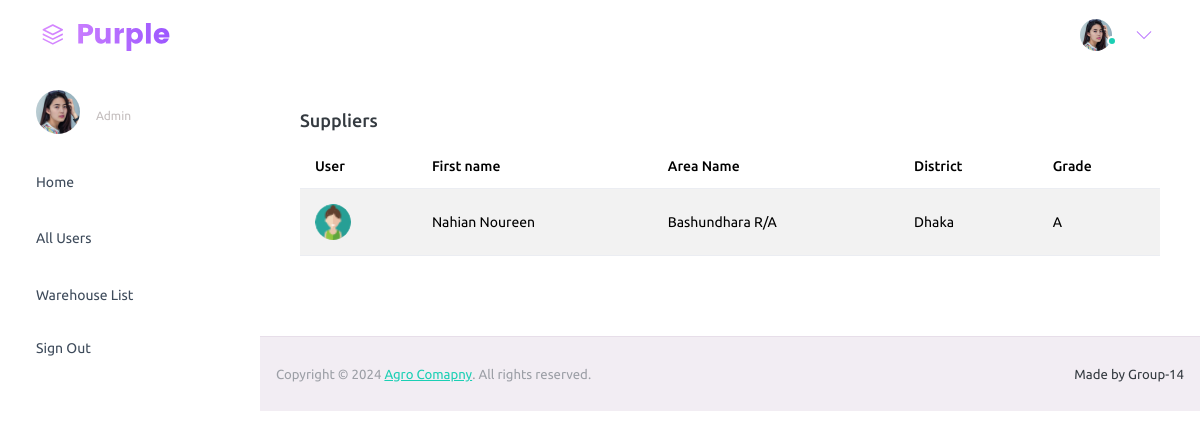
Page /adminpages/admin-suppliers.php on the earlier database version.
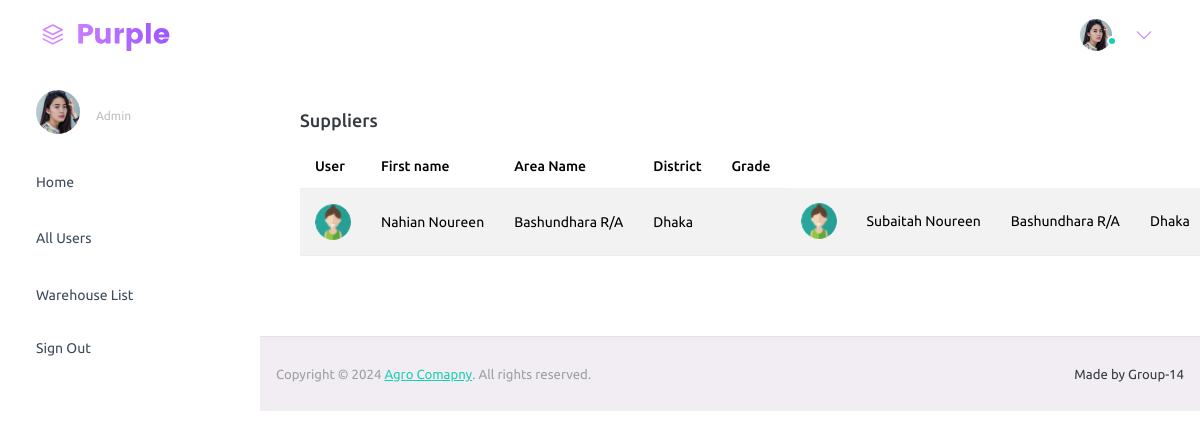
Same page on the later database version.
### tables this page shows
CREATE TABLE `supplier_t` (
  `SupplierID` varchar(20) NOT NULL,
  `Name` varchar(50) DEFAULT NULL,
  `AreaName` varchar(50) DEFAULT NULL,
  `District` varchar(20) DEFAULT NULL,
  `Division` varchar(20) DEFAULT NULL,
  `GradeRequirement` varchar(50) DEFAULT 'Not Yet Graded'
);

### adminpages/admin-suppliers.php (the view, shortened to what the changed rows need)
<?php
  include '../backend/connect.php';
?>
<!DOCTYPE html>
<html lang="en">
  <head>
    <link rel="stylesheet" href="../assets/vendors/mdi/css/materialdesignicons.min.css">
    <link rel="stylesheet" href="../assets/vendors/ti-icons/css/themify-icons.css">
    <link rel="stylesheet" href="../assets/vendors/css/vendor.bundle.base.css">
    <link rel="stylesheet" href="../assets/vendors/font-awesome/css/font-awesome.min.css">
    <link rel="stylesheet" href="../assets/vendors/font-awesome/css/font-awesome.min.css" />
    <link rel="stylesheet" href="../assets/vendors/bootstrap-datepicker/bootstrap-datepicker.min.css">
    <link rel="stylesheet" href="../assets/css/style.css">
  </head>
  <body>
    <div class="container-scroller">
      <div class="container-fluid page-body-wrapper">
        <div class="main-panel">
            <div class="col-lg-12 grid-margin stretch-card">
                <div class="card">
                  <div class="card-body">
                    <table class="table table-striped">
                      <thead>
                        <tr>
                          <th> User </th>
                          <th> First name </th>
                          <th> Area Name </th>
                          <th> District </th>
                          <th> Grade </th>
                        </tr>
                      </thead>
                      <tbody>
                        <?php
                          $sql = "SELECT * FROM supplier_t";
                          $result = $conn->query($sql);
                          echo "<tr>";
                          while ($row = mysqli_fetch_array($result)) {
                            echo "<td ClassName='py-1'>";
                            echo "<img src='../assets/images/faces-clipart/pic-3.png' " . "alt=image' /></td>";
                            $user_name = $row['Name'];
                            $area_name = $row['AreaName'];
                            $district = $row['District'];
                            $grade_requirememnt = $row['GradeRequirement'];
                            echo "<td>" . $user_name . "</td>";
                            echo "<td>" . $area_name . "</td>";
                            echo "<td>" . $district . "</td>";
                            echo "<td>" . $grade_requirememnt . "</td>";
                          }
                        ?>
                      </tbody>
                    </table>
                  </div>
                </div>
              </div>
        </div>
      </div>
    </div>
  </body>
</html>

Differences in the rows shown:
changed supplier_t "Nahian Noureen": GradeRequirement "A" → (not shown)
added supplier_t: Name "Subaitah Noureen", AreaName "Bashundhara R/A", District "Dhaka"
